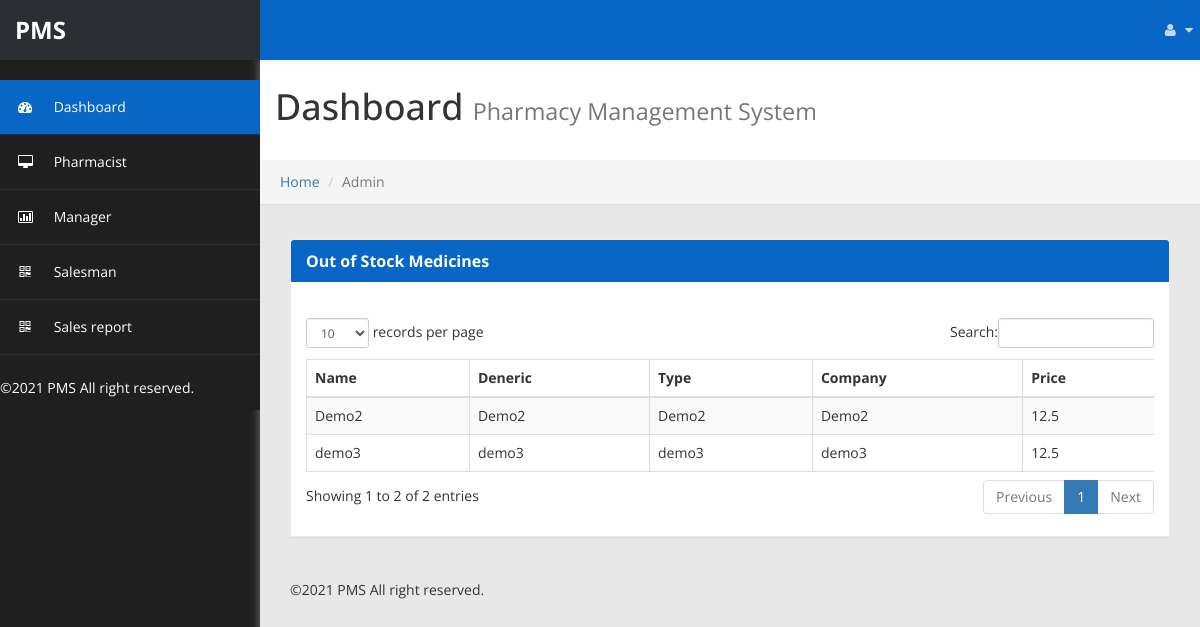
The page /admin_medistock.php (signed in) on the database its author committed.
### tables this page shows
CREATE TABLE `medicine` (
  `medicine_id` int(50) NOT NULL,
  `medicine_name` varchar(255) NOT NULL,
  `medicine_generic` varchar(200) NOT NULL,
  `medicine_type` varchar(50) NOT NULL,
  `medicine_company` varchar(255) NOT NULL,
  `medicine_quantity` int(10) NOT NULL,
  `medicine_price` float NOT NULL
);

### admin_medistock.php (the view, shortened to what this page needs)
<?php
include_once('connect_db.php');
?>
<!DOCTYPE html>
<html xmlns="http://www.w3.org/1999/xhtml">
<head>
    <link href="assets/css/bootstrap.css" rel="stylesheet" />
    <link href="assets/css/font-awesome.css" rel="stylesheet" />
    <link href="assets/js/morris/morris-0.4.3.min.css" rel="stylesheet" />
    <link href="assets/css/custom-styles.css" rel="stylesheet" />
    <link rel="stylesheet" href="assets/js/Lightweight-Chart/cssCharts.css">
	<link href="assets/js/dataTables/dataTables.bootstrap.css" rel="stylesheet" />
</head>
<body>
    <div id="wrapper">
        <nav class="navbar navbar-default top-navbar" role="navigation">
            <div class="navbar-header">
                <a class="navbar-brand" href="admin.php"><strong>PMS</strong></a>
            </div>
            <ul class="nav navbar-top-links navbar-right">
                <li class="dropdown">
                    <a class="dropdown-toggle" data-toggle="dropdown" href="#" aria-expanded="false">
                        <i class="fa fa-user fa-fw"></i> <i class="fa fa-caret-down"></i>
                    </a>
                </li>
            </ul>
        </nav>
        <nav class="navbar-default navbar-side" role="navigation">
            <div class="sidebar-collapse">
                <ul class="nav" id="main-menu">
                    <li>
                        <a class="active-menu" href="admin.php"><i class="fa fa-dashboard"></i> Dashboard</a>
                    </li>
                    <li>
                        <a href="admin_pharmacist.php"><i class="fa fa-desktop"></i> Pharmacist</a>
                    </li>
					<li>
                        <a href="admin_manager.php"><i class="fa fa-bar-chart-o"></i> Manager</a>
                    </li>
                    <li>
                        <a href="admin_salesman.php"><i class="fa fa-qrcode"></i> Salesman</a>
                    </li>
					<li>
                        <a href="admin_report.php"><i class="fa fa-qrcode"></i> Sales report</a>
                    </li>
					<footer>
						<p style="color:#fff;">&copy;<?php echo date('Y');?> PMS All right reserved.</p>
					</footer>
                </ul>
            </div>
        </nav>
		<div id="page-wrapper">
		  <div class="header">
                        <h1 class="page-header">
                            Dashboard <small>Pharmacy Management System</small>
                        </h1>
						<ol class="breadcrumb">
					  <li><a href="admin.php">Home</a></li>
					  <li class="active">Admin</li>
					</ol>
		</div>
            <div id="page-inner">
				<div class="row">
                    <div class="col-md-12 col-sm-12 col-xs-12">
                        <div class="panel panel-default">
                            <div class="panel-heading">
                               Out of Stock Medicines
                            </div>
                            <div class="panel-body">
                                 <div class="table-responsive">
                                <table class="table table-striped table-bordered table-hover" id="dataTables-example">
                                    <thead>
                                        <tr>
                                            <th>Name</th>
                                            <th>Deneric</th>
                                            <th>Type</th>
                                            <th>Company</th>
                                            <th>Price</th>
                                        </tr>
                                    </thead>
                                    <tbody>
											<?php
                                                $result = "SELECT * FROM medicine WHERE medicine_quantity=0";
                                                $result = $conn->query($result);
                                                if($result->num_rows > 0) {
												while($row = $result->fetch_assoc()) {
											?>
											<tr class="odd gradeX">
												<td><?php echo $row['medicine_name'] ?></td>
												<td><?php echo $row['medicine_generic'] ?></td>
												<td><?php echo $row['medicine_type'] ?></td>
												<td><?php echo $row['medicine_company'] ?></td>
												<td><?php echo $row['medicine_price'] ?></td>
											</tr>
										   <?php
                                                }
											}
										   ?>
                                    </tbody>
									<br>
                                </table>
                            </div>
                            </div>
                        </div>
                    </div>
                </div>
				<footer><p>&copy;<?php echo date('Y');?> PMS All right reserved.</p>
				</footer>
            </div>
        </div>
    </div>
</body>
</html>

### assets/css/custom-styles.css (style rules this page uses)
body { font-family: 'Open Sans', sans-serif; background: #1F1F1F; }
#wrapper { width: 100%; }
#page-wrapper { padding: 15px 15px; min-height: 600px; background: #E8E8E8; }
#page-inner { width:100%; margin:10px 20px 10px 0px; background-color:transparent; padding: 15px 30px; min-height:1200px; }
h1, .h1, h2, .h2, h3, .h3 { margin-top: 7px; margin-bottom: -5px; }
p { font-size:16px; line-height:25px; padding-top:20px; }
.navbar-side { z-index: 0; }
.panel { border-radius:0px; }
.navbar-side .nav > li > a > i { color: #FFFFFF; padding: 8px; width: 30px; text-align: center; }
.top-navbar { position: fixed; width: 100%; z-index: 300; -webkit-box-shadow: 0 3px 3px rgba(0, 0, 0, 0.05); -moz-box-shadow: 0 3px 3px rgba(0, 0, 0, 0.05); box-shadow: 0 3px 3px rgba(0, 0, 0, 0.05); }
.navbar-side { z-index: 1; position: fixed; width: 260px; top: 80px; }
#page-wrapper { position: relative; top: 55px; box-shadow: 0 0 10px #757575; -moz-box-shadow: 0 0 10px #757575; -webkit-box-shadow: 0 0 10px #757575; }
.breadcrumb { padding: 12px 10px 12px 20px; margin-bottom: 20px; list-style: none; border-radius: 0; -webkit-box-shadow: 0 1px 1px rgba(0,0,0,.05); box-shadow: 0 1px 1px rgba(0,0,0,.05); }
.page-header { padding-bottom: 9px; margin: 0; border-bottom: 1px solid transparent; text-align: left;background-color: #fff;padding: 32px 22px 32px 15px; }
.panel-default { border-color: #ECECEC; }
.panel-default > .panel-heading { color: #FFF; border-color: #FFF; font-weight:bold; background: #0866C6; font-size: 16px; text-shadow: none; }
.panel-heading { border-bottom: 1px solid transparent; border-top-left-radius: 3px; border-top-right-radius: 3px; }
footer p { font-size: 14px; }
.top-navbar { margin:0px; }
.top-navbar .navbar-brand { color: #fff; width: 260px; text-align: left; height: 60px; font-size: 24px; font-weight: 700; line-height: 30px; background: #0866c6; }
.top-navbar .nav > li { position: relative; display: inline-block; margin: 0px; padding: 0px; }
.top-navbar .nav > li > a { position: relative; display: block; padding: 20px; color: #FFFFFF; margin: 0px; }
.active-menu { background-color: #0866C6 !important; color: #fff !important; }
.active-menu i { color: #fff !important; }
.sidebar-collapse , .sidebar-collapse .nav { background:none; }
.sidebar-collapse .nav { padding:0; }
.sidebar-collapse .nav > li > a { color: #FFFFFF; background:transparent; text-shadow:none; }
.sidebar-collapse > .nav > li > a { padding: 12px 10px; }
.sidebar-collapse > .nav > li { border-bottom: 1px solid rgba(107, 108, 109, 0.19); }
.navbar-side { border:none; background: #1F1F1F; }
.top-navbar { background: #0866c6; border-bottom:none; }
.top-navbar .nav > li > a > i { margin-right: 2px; }
.navbar-default { border:0px solid black; }
.navbar-header { background: transparent; }
.nav > li > a > i { margin-right:10px; color: rgba(255, 255, 255, 0.76); }
@media (min-width:768px) { #page-wrapper { margin: 0 0 0 260px; padding: 0; min-height: 1200px; } }
@media (min-width:768px) { .navbar-side { width: 260px; z-index: 1; } }
@media (min-width:768px) { .navbar { border-radius: 0px; } }

### rows shown on the page
medicine: medicine_name "Demo2", medicine_generic "Demo2", medicine_type "Demo2", medicine_company "Demo2", medicine_price "12.5"
medicine: medicine_name "demo3", medicine_generic "demo3", medicine_type "demo3", medicine_company "demo3", medicine_price "12.5"
